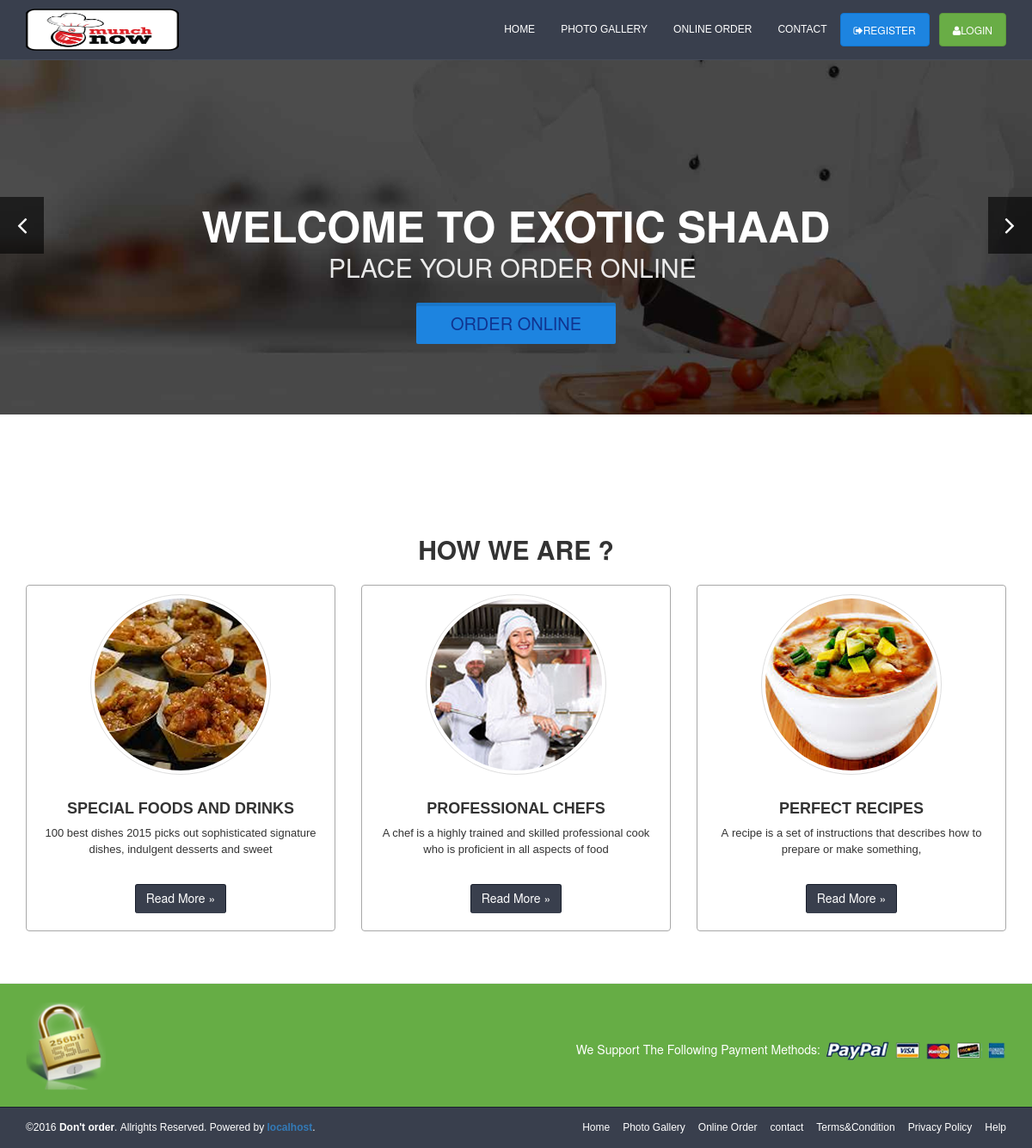
The page / on the database its author committed.
### tables this page shows
CREATE TABLE IF NOT EXISTS `slider` (
`id` int(11) NOT NULL,
  `title` varchar(100) NOT NULL,
  `slug` varchar(100) NOT NULL,
  `content` text NOT NULL,
  `image` varchar(100) NOT NULL,
  `meta_keys` text NOT NULL,
  `meta_desc` text NOT NULL,
  `is_published` tinyint(1) NOT NULL DEFAULT '0' COMMENT '1=Yes,0=No',
  `is_featured` tinyint(1) NOT NULL DEFAULT '0' COMMENT '1=Yes,0=No',
  `is_deleted` tinyint(1) NOT NULL DEFAULT '0' COMMENT '1=Yes,0=NO',
  `modified_at` datetime DEFAULT NULL,
  `modified_by` varchar(5) NOT NULL,
  `created_at` timestamp NOT NULL DEFAULT CURRENT_TIMESTAMP,
  `created_by` varchar(5) NOT NULL,
  `is_hook` tinyint(1) NOT NULL DEFAULT '0',
  `hook` varchar(100) NOT NULL,
  `hook_url` text NOT NULL
);

CREATE TABLE IF NOT EXISTS `page` (
`id` int(11) NOT NULL,
  `title` text NOT NULL,
  `slug` text NOT NULL,
  `content` text NOT NULL,
  `image` varchar(100) NOT NULL,
  `meta_keys` text NOT NULL,
  `meta_desc` text NOT NULL,
  `is_published` tinyint(1) NOT NULL DEFAULT '0' COMMENT '1=Yes,0=No',
  `is_featured` tinyint(1) NOT NULL DEFAULT '0' COMMENT '1=Yes,0=No',
  `is_deleted` tinyint(1) NOT NULL DEFAULT '0' COMMENT '1=Yes,0=NO',
  `modified_at` datetime DEFAULT NULL,
  `modified_by` varchar(5) NOT NULL,
  `created_at` timestamp NOT NULL DEFAULT CURRENT_TIMESTAMP,
  `created_by` varchar(5) NOT NULL
);

### application/libraries/Site_Controller.php (called while the page is built, shortened)
<?php
class Site_Controller extends MY_Controller {
    public $site_title = '';
    public $page_title = '';
    public $page_meta_keywords = '';
    public $page_meta_description = '';
    public $assets_css = array(
        'bootstrap.min.css',
        'font-awesome.min.css',
        'style.css',
        'responsive.css',
        'colorbox.css',
        'jquery.jscrollpane.css',
        'select2.min.css',
        'login/css/loginform1.css'
    );
    public $assets_js = array(
        'jquery.js',
        'jquery.colorbox-min.js',
        'bootstrap.min.js',
        'theia-sticky-sidebar.js',
        'jquery.jscrollpane.min.js',
        'jquery.mobilemenu.js',
        'select2.min.js',
        'custom.js',
        'login_script.js'
    );
    public $body_class = array();
    public $current_section = '';
    public function __construct() {
        $this->site_title = $this->config->item('app_title');
    }
    private function prepare_base_javascript() {
        $str = "<script type=\"text/javascript\">\n";
        $str.= "</script>\n";
        $this->template->append_metadata($str);
    }
    private function set_styles() {
        if (count($this->assets_css) > 0) {
            foreach ($this->assets_css as $asset)
                $this->template->append_metadata('<link rel="stylesheet" type="text/css" href="' . ASSETS_SITE_CSS_PATH . $asset . '" media="screen" />');
        }
        $this->template->append_metadata('<link rel="stylesheet" type="text/css" href="' . ASSETS_SITE_CSS_PATH . 'cross_browser/webkit.css" media="screen" />');
        $this->template->append_metadata('');
        $this->template->append_metadata('');
        $this->template->append_metadata('');
        $this->template->append_metadata('');
    }
    private function set_javascript() {
        if (count($this->assets_js) > 0) {
            foreach ($this->assets_js as $asset)
                if (stristr($asset, 'http') === FALSE)
                    $this->template->append_metadata('<script type="text/javascript" src="' . ASSETS_SITE_JS_PATH . $asset . '"></script>');
                else
                    $this->template->append_metadata('<script type="text/javascript" src="' . $asset . '"></script>');
        }
        $this->template->append_metadata('');
    }
    public function render_page($page, $data = array()) {
        $this->template
                ->set_metadata('keywords', $this->page_meta_keywords)
                ->set_metadata('description', $this->page_meta_description)
                ->set_metadata('canonical', site_url($this->uri->uri_string()), 'link')
                ->title($this->page_title, $this->site_title);
        $this->template
                ->set('current_section', $this->current_section)
                ->set('body_class', implode(' ', $this->body_class));
        $this->template
                ->set_partial('header', 'partials/header')
                ->set_partial('footer', 'partials/footer');
        $this->template->build($page, $data);
    }
}

### application/controllers/Home.php (called while the page is built, shortened)
<?php
class Home extends Site_Controller {
    public function index() {
        $data = [];
        if ($this->config->item('home_ourfeatures') == 'on') {
            $data['foodDrinks'] = objectToArray($this->Site->get_page(xss_clean('special-foods-and-drinks')));
            $data['professionalChefs'] = objectToArray($this->Site->get_page(xss_clean('professional-chefs')));
            $data['perfectRecipes'] = objectToArray($this->Site->get_page(xss_clean('perfect-recipes')));
        }
        $restaurant_status = $this->data->get_rest_status();
        $rest_schedule = $this->data->get_rest_schedule();
        if (!$restaurant_status && !$rest_schedule) {
            $this->data->clear_home_session();
        }
        $data['restaurant_status'] = $this->data->get_rest_status();
        $data['rest_schedule'] = $this->data->get_rest_schedule();
        $data['rest_promotion'] = $this->data->get_rest_promotion();
        $data['rest_vouchers'] = $this->data->get_rest_vouchers();
        $this->render_page('home/index', $data);
    }
}

### index.php (called while the page is built, shortened)
<?php
require_once BASEPATH.'core/CodeIgniter.php';

### application/helpers/rms_helper.php (called while the page is built, shortened)
<?php
function getsliders() {
    $CI = & get_instance();
    $CI->db->where(array('is_published' => 1));
    $CI->db->where('image !=', '');
    $CI->db->from('slider');
    return $CI->db->get()->result();
}
function chop_string($string,$x=200) {
  $string = strip_tags(stripslashes($string));
  return substr($string, 0, strpos(wordwrap($string, $x), "\n"));
}

### application/models/Site.php (called while the page is built, shortened)
<?php
class Site extends MY_Model {
    public function get_page($slug) {
        $this->_table_name = 'page';
        return $this->get_by(array('slug' => $slug, 'is_published' => 1), TRUE);
    }
}

### application/core/MY_Model.php (called while the page is built, shortened)
<?php
class MY_Model extends CI_Model {
    protected $_table_name = '';
    protected $_primary_key = 'id';
    protected $_primary_filter = 'intval';
    public function get($id = NULL, $single = FALSE) {
        if ($id != NULL) {
            $filter = $this->_primary_filter;
            $id = $filter($id);
            $this->db->where($this->_primary_key, $id);
            $method = 'row';
        } else if ($single == TRUE) {
            $method = 'row';
        } else {
            $method = 'result';
        }
        return $this->db->get($this->_table_name)->$method();
    }
    public function get_by($where, $single = FALSE) {
        $this->db->where($where);
        return $this->get(NULL, $single);
    }
}
?>

### application/views/home/subviews/ourfeatures.php (the view, shortened to what this page needs)
<div class="section service">
    <div class="container">
        <div class="row destacados">
            <div class="section-header">
                <h2 class="section-title text-center wow fadeInDown animated" style="visibility: visible; animation-name: fadeInDown;"><?php echo $this->lang->line('homepage_how_we_are') ?></h2>
            </div>
            <?php if (!empty($foodDrinks)): ?>
                <div class="col-md-4">
                    <div class="titbecontenbg">
                        <img src="<?php echo UPLOAD_PATH . 'page/' . $foodDrinks['image'] ?>" alt="<?php echo $foodDrinks['title'] ?>" class="img-circle img-thumbnail">
                        <h2><?php echo $foodDrinks['title'] ?></h2>
                        <p><?php echo chop_string($foodDrinks['content'], 100); ?></p>
                        <a href="<?php echo site_url('pages/index/' . $foodDrinks['slug']) ?>" class="btn btn-primary readmorebg" title="Enlace">Read More »</a>
                    </div>
                </div>
            <?php endif; ?>
            <?php if (!empty($professionalChefs)): ?>
                <div class="col-md-4">
                    <div class="titbecontenbg">
                        <img src="<?php echo UPLOAD_PATH . 'page/' . $professionalChefs['image'] ?>" alt="<?php echo $professionalChefs['title'] ?>" class="img-circle img-thumbnail">
                        <h2><?php echo $professionalChefs['title'] ?></h2>
                        <p><?php echo chop_string($professionalChefs['content'], 100); ?></p>
                        <a href="<?php echo site_url('pages/index/' . $professionalChefs['slug']) ?>" class="btn btn-primary readmorebg" title="Enlace">Read More »</a>
                    </div>
                </div>
            <?php endif; ?>
            <?php if (!empty($perfectRecipes)): ?>
                <div class="col-md-4">
                    <div class="titbecontenbg">
                        <img src="<?php echo UPLOAD_PATH . 'page/' . $perfectRecipes['image'] ?>" alt="<?php echo $perfectRecipes['title'] ?>" class="img-circle img-thumbnail">
                        <h2><?php echo $perfectRecipes['title'] ?></h2>
                        <p><?php echo chop_string($perfectRecipes['content'], 100); ?></p>
                        <a href="<?php echo site_url('pages/index/' . $perfectRecipes['slug']) ?>" class="btn btn-primary readmorebg" title="Enlace">Read More »</a>
                    </div>
                </div>
            <?php endif; ?>
        </div>
    </div>
</div>

### application/views/home/subviews/slider.php
<?php $sliders = getsliders();?>
<?php if (!empty($sliders)): ?>
    <section id="home">
        <div id="main-slide" class="carousel slide" data-ride="carousel">
            <div class="carousel-inner">
                <?php $count = 1; ?>
                <?php foreach ($sliders as $slide) : ?>
                    <div class="item <?php if ($count == 1) print"active" ?>">
                        <img class="img-responsive" src="<?php echo UPLOAD_PATH . 'slider/' . $slide->image ?>" alt="<?php isset($slide->title) ? print $slide->title : print'' ?>">
                        <div class="slider-content">
                            <div class="col-md-12 text-center">
                                <?php if (isset($slide->title)): ?>
                                    <h2 class="animated2"> <span><strong><?php isset($slide->title) ? print $slide->title : print'' ?></strong></span></h2>
                                <?php endif; ?>
                                <?php if (isset($slide->content)): ?>
                                    <h3 class="animated3"><span><?php isset($slide->content) ? print $slide->content : print'' ?></span></h3>
                                <?php endif; ?>
                                <?php if ($slide->is_hook == 1): ?>
                                    <div class="">
                                        <a class="btn-lg slider btn btn-system btn-large" href="<?php echo site_url($slide->hook_url) ?>"><?php isset($slide->hook) ? print$slide->hook : print "Order Online" ?></a>
                                    </div>
                                <?php endif; ?>
                            </div>
                        </div>
                    </div>
                    <?php $count++; ?>
                <?php endforeach; ?>
            </div>
         <a class="left carousel-control" href="index.html#main-slide" data-slide="prev"><span><i class="fa fa-angle-left"></i></span></a>
        <a class="right carousel-control" href="index.html#main-slide" data-slide="next"><span><i class="fa fa-angle-right"></i></span></a>
        </div>
    </section>
<?php endif; ?>

### rows shown on the page
slider: image (picture), title "WELCOME TO EXOTIC SHAAD", content "PLACE YOUR ORDER ONLINE", hook "ORDER ONLINE"
page: image (picture), title "SPECIAL FOODS AND DRINKS", content "100 best dishes 2015 picks out sophisticated signature dishes, indulgent desserts and sweet"
page: image (picture), title "PROFESSIONAL CHEFS", content "A chef is a highly trained and skilled professional cook who is proficient in all aspects of food"
page: image (picture), title "PERFECT RECIPES", content "A recipe is a set of instructions that describes how to prepare or make something,"

### other values the page prints
$this->lang->line('menu_home') "HOME"
$this->lang->line('menu_photogallery') "PHOTO GALLERY"
$this->lang->line('menu_online_order') "ONLINE ORDER"
$this->lang->line('menu_contact') "CONTACT"
$this->lang->line('menu_register') "REGISTER"
$this->lang->line('menu_login') "LOGIN"
$this->lang->line('homepage_how_we_are') "HOW WE ARE ?"
$this->lang->line('footer_payment_supported') "We Support The Following Payment Methods:"
$this->config->item('company') "Don't order"
$this->lang->line('footer_copyright') "Allrights Reserved."
$this->lang->line('common_powered_by', 'TO DO') "Powered by"
$api_host_domain[0] "localhost"
$this->lang->line('menu_home') "Home"
$this->lang->line('menu_photogallery') "Photo Gallery"
$this->lang->line('menu_online_order') "Online Order"
